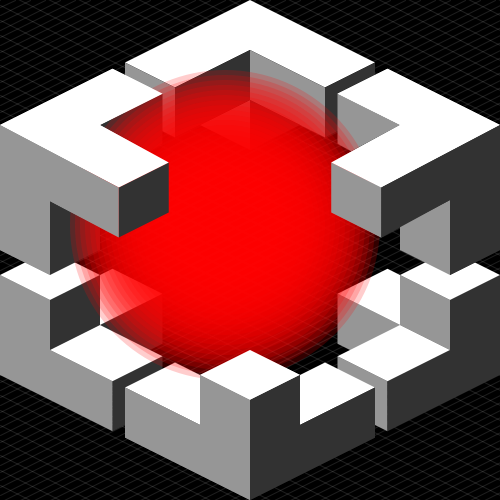
Frame 1 (no input)
Frame 60 (the mouse pressed at the canvas centre just before this capture): identical to frame 1, image omitted
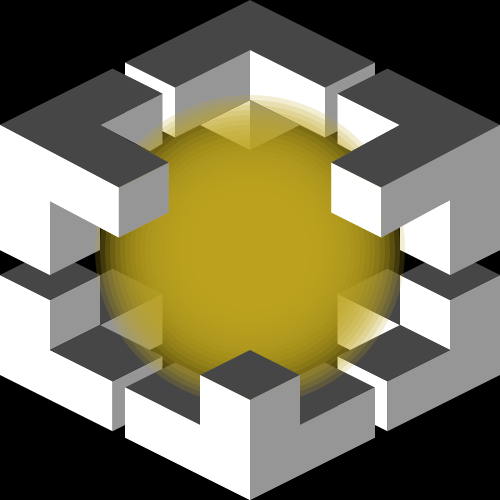
Frame 120 (the mouse held since frame 60 and released just before this capture)

The Processing sketch that drew these frames (run headless with seeded random() and noise(); from frame 60 on, the mouse is pressed at the canvas centre):

// Processing sketch: processing_85932
// ── processing_85932.pde

float x;
float y;

void setup(){
size(500,500);
background(0);
smooth();
noStroke();

}
void draw(){
  background(0);
float larghezza=width;
float altezza=height;
float chiaro=255;
float medio=150;
float scuro=50;
float easing=0.05;
float targetX=mouseX;
  float coloreLinee=255;
  float coloreRosso=255;
  float coloreBlu=0;
float coloreRosso1;
float coloreBlu1;
float coloreVerde1;
float coloreRosso2=255;
float coloreBlu2=0;
float coloreVerde2=0;
float opacitaLinee=30;
x+=(targetX/2-x)*easing;
float targetY=mouseY;
y+=(targetY-y)*easing;

if(mousePressed){
  chiaro=70;
  scuro=150;
  medio=255;
  background(0);
  coloreLinee=0;
  coloreRosso2=random(255);
  coloreBlu2=random(255);
  coloreVerde2=random(255);
}







//BLOCCO BASSO SX
//scuro
if(keyPressed && (key==CODED)){
  if(keyCode==LEFT||keyCode==RIGHT){
  coloreRosso1=random(255);
  coloreBlu1=random(255);
  coloreVerde1=random(255);
  coloreRosso2=255;
  coloreBlu2=255;
  coloreVerde2=255;
 fill(coloreRosso1,coloreBlu1,coloreVerde1);
  opacitaLinee=30;
background(0);

}
}else {
fill(scuro);
}
for (int i=0;i<width*7;i+=15){
  stroke(coloreLinee,opacitaLinee);
  line(0,0+i/2,0+i,0);
    line(0,height-i,0+i*2,height);

}
noStroke();
beginShape();
vertex((larghezza/20)*2,(altezza/20)*12);
vertex((larghezza/20)*2,(altezza/20)*14);
vertex((larghezza/20)*4,(altezza/20)*13);
vertex((larghezza/20)*4,(altezza/20)*11);
endShape(CLOSE);
beginShape();
vertex((larghezza/20)*4.5,(altezza/20)*15.25);
vertex((larghezza/20)*4.5,(altezza/20)*17.25);
vertex((larghezza/20)*6.5,(altezza/20)*16.25);
vertex((larghezza/20)*6.5,(altezza/20)*14.25);
endShape(CLOSE);

beginShape();
vertex((larghezza/20)*4,(altezza/20)*13);
vertex((larghezza/20)*6.5,(altezza/20)*11.75);
vertex((larghezza/20)*6.5,(altezza/20)*13.75);
vertex((larghezza/20)*4,(altezza/20)*15);
endShape(CLOSE);


//medio
if(keyPressed && (key==CODED)){
  if(keyCode==LEFT||keyCode==RIGHT){
  coloreRosso1=random(255);
  coloreBlu1=random(255);
  coloreVerde1=random(255);
 fill(coloreRosso1,coloreBlu1,coloreVerde1);
}
}else {
fill(medio);
}
beginShape();
vertex(0,(altezza/20)*15);
vertex(0,(altezza/20)*11);
vertex((larghezza/20)*2,(altezza/20)*12);
vertex((larghezza/20)*2,(altezza/20)*14);
vertex((larghezza/20)*4.5,(altezza/20)*15.25);
vertex((larghezza/20)*4.5,(altezza/20)*17.25);
endShape(CLOSE);


//chiaro
if(keyPressed && (key==CODED)){
  if(keyCode==LEFT||keyCode==RIGHT){
  coloreRosso1=random(255);
  coloreBlu1=random(255);
  coloreVerde1=random(255);
 fill(coloreRosso1,coloreBlu1,coloreVerde1);
}
}else {
fill(chiaro);
}beginShape();
vertex(0,(altezza/20)*11);
vertex((larghezza/20)*2,(altezza/20)*10);
vertex((larghezza/20)*4,(altezza/20)*11);
vertex((larghezza/20)*2,(altezza/20)*12);
endShape(CLOSE);

beginShape();
vertex((larghezza/20)*2,(altezza/20)*14);
vertex((larghezza/20)*4,(altezza/20)*13);
vertex((larghezza/20)*6.5,(altezza/20)*14.25);
vertex((larghezza/20)*4.5,(altezza/20)*15.25);
endShape(CLOSE);

beginShape();
vertex((larghezza/20)*4,(altezza/20)*13);
vertex((larghezza/20)*6.5,(altezza/20)*11.75);
vertex((larghezza/20)*4.5,(altezza/20)*10.75);
vertex((larghezza/20)*4,(altezza/20)*11);
endShape(CLOSE);

//BLOCCO BASSO DX
//scuro

if(keyPressed && (key==CODED)){
  if(keyCode==LEFT||keyCode==RIGHT){
  coloreRosso1=random(255);
  coloreBlu1=random(255);
  coloreVerde1=random(255);
 fill(coloreRosso1,coloreBlu1,coloreVerde1);
}
}else {
fill(medio);
}beginShape();
vertex((larghezza/20)*18,(altezza/20)*12);
vertex((larghezza/20)*18,(altezza/20)*14);
vertex((larghezza/20)*16,(altezza/20)*13);
vertex((larghezza/20)*16,(altezza/20)*11);
endShape(CLOSE);
beginShape();
vertex((larghezza/20)*15.5,(altezza/20)*15.25);
vertex((larghezza/20)*15.5,(altezza/20)*17.25);
vertex((larghezza/20)*13.5,(altezza/20)*16.25);
vertex((larghezza/20)*13.5,(altezza/20)*14.25);
endShape(CLOSE);

beginShape();
vertex((larghezza/20)*16,(altezza/20)*13);
vertex((larghezza/20)*13.5,(altezza/20)*11.75);
vertex((larghezza/20)*13.5,(altezza/20)*13.75);
vertex((larghezza/20)*16,(altezza/20)*15);
endShape(CLOSE);


//medio
if(keyPressed && (key==CODED)){
  if(keyCode==LEFT||keyCode==RIGHT){
  coloreRosso1=random(255);
  coloreBlu1=random(255);
  coloreVerde1=random(255);
 fill(coloreRosso1,coloreBlu1,coloreVerde1);
}
}else {
fill(scuro);
}beginShape();
vertex(larghezza,(altezza/20)*15);
vertex(larghezza,(altezza/20)*11);
vertex((larghezza/20)*18,(altezza/20)*12);
vertex((larghezza/20)*18,(altezza/20)*14);
vertex((larghezza/20)*15.5,(altezza/20)*15.25);
vertex((larghezza/20)*15.5,(altezza/20)*17.25);
endShape(CLOSE);


//chiaro
if(keyPressed && (key==CODED)){
  if(keyCode==LEFT||keyCode==RIGHT){
  coloreRosso1=random(255);
  coloreBlu1=random(255);
  coloreVerde1=random(255);
 fill(coloreRosso1,coloreBlu1,coloreVerde1);
}
}else {
fill(chiaro);
}
beginShape();
vertex(larghezza,(altezza/20)*11);
vertex((larghezza/20)*18,(altezza/20)*10);
vertex((larghezza/20)*16,(altezza/20)*11);
vertex((larghezza/20)*18,(altezza/20)*12);
endShape(CLOSE);

beginShape();
vertex((larghezza/20)*18,(altezza/20)*14);
vertex((larghezza/20)*16,(altezza/20)*13);
vertex((larghezza/20)*13.5,(altezza/20)*14.25);
vertex((larghezza/20)*15.5,(altezza/20)*15.25);
endShape(CLOSE);

beginShape();
vertex((larghezza/20)*16,(altezza/20)*13);
vertex((larghezza/20)*13.5,(altezza/20)*11.75);
vertex((larghezza/20)*15.5,(altezza/20)*10.75);
vertex((larghezza/20)*16,(altezza/20)*11);
endShape(CLOSE);



//BLOCCO CENTRO BASSO
//chiaro
if(keyPressed && (key==CODED)){
  if(keyCode==LEFT||keyCode==RIGHT){
  coloreRosso1=random(255);
  coloreBlu1=random(255);
  coloreVerde1=random(255);
 fill(coloreRosso1,coloreBlu1,coloreVerde1);
}
}else {
fill(chiaro);
}
beginShape();
vertex(larghezza/2,(altezza/20)*16);
vertex((larghezza/20)*8,(altezza/20)*15);
vertex((larghezza/20)*10,(altezza/20)*14);
vertex((larghezza/20)*12,(altezza/20)*15);
endShape(CLOSE);
beginShape();
vertex((larghezza/20)*8,(altezza/20)*15);
vertex((larghezza/20)*7,(altezza/20)*14.5);
vertex((larghezza/20)*5,(altezza/20)*15.5);
vertex((larghezza/20)*8,(altezza/20)*17);
endShape(CLOSE);
beginShape();
vertex((larghezza/20)*12,(altezza/20)*15);
vertex((larghezza/20)*13,(altezza/20)*14.5);
vertex((larghezza/20)*15,(altezza/20)*15.5);
vertex((larghezza/20)*12,(altezza/20)*17);
endShape(CLOSE);
//medio
if(keyPressed && (key==CODED)){
  if(keyCode==LEFT||keyCode==RIGHT){
  coloreRosso1=random(255);
  coloreBlu1=random(255);
  coloreVerde1=random(255);
 fill(coloreRosso1,coloreBlu1,coloreVerde1);
}
}else {
fill(medio);
}beginShape();
vertex(larghezza/2,altezza);
vertex(larghezza/2,(altezza/20)*16);
vertex((larghezza/20)*8,(altezza/20)*15);
vertex((larghezza/20)*8,(altezza/20)*17);
vertex((larghezza/20)*5,(altezza/20)*15.5);
vertex((larghezza/20)*5,(altezza/20)*17.5);
endShape(CLOSE);
//scuro
if(keyPressed && (key==CODED)){
  if(keyCode==LEFT||keyCode==RIGHT){
  coloreRosso1=random(255);
  coloreBlu1=random(255);
  coloreVerde1=random(255);
 fill(coloreRosso1,coloreBlu1,coloreVerde1);
}
}else {
fill(scuro);
}
beginShape();
vertex(larghezza/2,altezza);
vertex(larghezza/2,(altezza/20)*16);
vertex((larghezza/20)*12,(altezza/20)*15);
vertex((larghezza/20)*12,(altezza/20)*17);
vertex((larghezza/20)*15,(altezza/20)*15.5);
vertex((larghezza/20)*15,(altezza/20)*17.5);
endShape(CLOSE);



//BLOCCO CENTRO ALTO

//chiaro
if(keyPressed && (key==CODED)){
  if(keyCode==LEFT||keyCode==RIGHT){
  coloreRosso1=random(255);
  coloreBlu1=random(255);
  coloreVerde1=random(255);
 fill(coloreRosso1,coloreBlu1,coloreVerde1);
}
}else {
fill(chiaro);
}
beginShape();
vertex(larghezza/2,0);
vertex((larghezza/20)*5,(altezza/20)*2.5);
vertex((larghezza/20)*7,(altezza/20)*3.5);
vertex((larghezza/20)*10,(altezza/20)*2);
vertex((larghezza/20)*13,(altezza/20)*3.5);
vertex((larghezza/20)*15,(altezza/20)*2.5);
endShape(CLOSE);

//medio
if(keyPressed && (key==CODED)){
  if(keyCode==LEFT||keyCode==RIGHT){
  coloreRosso1=random(255);
  coloreBlu1=random(255);
  coloreVerde1=random(255);
 fill(coloreRosso1,coloreBlu1,coloreVerde1);
}
}else {
fill(medio);
}
beginShape();
vertex((larghezza/20)*10,(altezza/20)*2);
vertex((larghezza/20)*13,(altezza/20)*3.5);
vertex((larghezza/20)*13,(altezza/20)*5.5);
vertex((larghezza/20)*10,(altezza/20)*4);
endShape(CLOSE);
beginShape();
vertex((larghezza/20)*5,(altezza/20)*2.5);
vertex((larghezza/20)*7,(altezza/20)*3.5);
vertex((larghezza/20)*7,(altezza/20)*5.5);
vertex((larghezza/20)*5,(altezza/20)*4.5);
endShape(CLOSE);
beginShape();
vertex((larghezza/20)*8,(altezza/20)*5);
vertex((larghezza/20)*10,(altezza/20)*6);
vertex((larghezza/20)*10,(altezza/20)*4);
endShape();

//scuro
if(keyPressed && (key==CODED)){
  if(keyCode==LEFT||keyCode==RIGHT){
  coloreRosso1=random(255);
  coloreBlu1=random(255);
  coloreVerde1=random(255);
 fill(coloreRosso1,coloreBlu1,coloreVerde1);
}
}else {
fill(scuro);
}
beginShape();
vertex((larghezza/20)*7,(altezza/20)*3.5);
vertex((larghezza/20)*10,(altezza/20)*2);
vertex((larghezza/20)*10,(altezza/20)*4);
vertex((larghezza/20)*7,(altezza/20)*5.5);
endShape(CLOSE);
beginShape();
vertex((larghezza/20)*13,(altezza/20)*3.5);
vertex((larghezza/20)*15,(altezza/20)*2.5);
vertex((larghezza/20)*15,(altezza/20)*4.5);
vertex((larghezza/20)*13,(altezza/20)*5.5);
endShape(CLOSE);
beginShape();
vertex((larghezza/20)*10,(altezza/20)*4);
vertex((larghezza/20)*10,(altezza/20)*6);
vertex((larghezza/20)*12,(altezza/20)*5);
endShape();


// BLOCCO ALTO SX

//chiaro
if(keyPressed && (key==CODED)){
  if(keyCode==LEFT||keyCode==RIGHT){
  coloreRosso1=random(255);
  coloreBlu1=random(255);
  coloreVerde1=random(255);
 fill(coloreRosso1,coloreBlu1,coloreVerde1);
}
}else {
fill(chiaro);
}
beginShape();
vertex(0,(altezza/20)*5);
vertex((larghezza/20)*4.5,(altezza/20)*2.75);
vertex((larghezza/20)*6.5,(altezza/20)*3.75);
vertex((larghezza/20)*4,(altezza/20)*5);
vertex((larghezza/20)*6.75,(altezza/20)*6.5);
vertex((larghezza/20)*4.75,(altezza/20)*7.5);
endShape(CLOSE);

//medio
if(keyPressed && (key==CODED)){
  if(keyCode==LEFT||keyCode==RIGHT){
  coloreRosso1=random(255);
  coloreBlu1=random(255);
  coloreVerde1=random(255);
 fill(coloreRosso1,coloreBlu1,coloreVerde1);
}
}else {
fill(medio);
}beginShape();
vertex(0,(altezza/20)*5);
vertex(0,(altezza/20)*10);
vertex((larghezza/20)*2,(altezza/20)*11);
vertex((larghezza/20)*2,(altezza/20)*8.05);
vertex((larghezza/20)*4.75,(altezza/20)*9.5);
vertex((larghezza/20)*4.75,(altezza/20)*7.5);
endShape(CLOSE);

// scuro 
if(keyPressed && (key==CODED)){
  if(keyCode==LEFT||keyCode==RIGHT){
  coloreRosso1=random(255);
  coloreBlu1=random(255);
  coloreVerde1=random(255);
 fill(coloreRosso1,coloreBlu1,coloreVerde1);
}
}else {
fill(scuro);
}
beginShape();
vertex((larghezza/20)*6.75,(altezza/20)*6.5);
vertex((larghezza/20)*4.75,(altezza/20)*7.5);
vertex((larghezza/20)*4.75,(altezza/20)*9.5);
vertex((larghezza/20)*6.75,(altezza/20)*8.5);
endShape(CLOSE);
beginShape();
vertex((larghezza/20)*6.5,(altezza/20)*3.75);
vertex((larghezza/20)*4,(altezza/20)*5);
vertex((larghezza/20)*6,(altezza/20)*6.05);
vertex((larghezza/20)*6.5,(altezza/20)*5.75);
endShape(CLOSE);
beginShape();
vertex((larghezza/20)*2,(altezza/20)*11);
vertex((larghezza/20)*2,(altezza/20)*8.05);
vertex((larghezza/20)*4,(altezza/20)*9.1);
vertex((larghezza/20)*4,(altezza/20)*10);
endShape(CLOSE);






// BLOCCO ALTO DX

//chiaro
if(keyPressed && (key==CODED)){
  if(keyCode==LEFT||keyCode==RIGHT){
  coloreRosso1=random(255);
  coloreBlu1=random(255);
  coloreVerde1=random(255);
 fill(coloreRosso1,coloreBlu1,coloreVerde1);
}
}else {
fill(chiaro);
}
beginShape();
vertex(larghezza,(altezza/20)*5);
vertex((larghezza/20)*15.5,(altezza/20)*2.75);
vertex((larghezza/20)*13.5,(altezza/20)*3.75);
vertex((larghezza/20)*16,(altezza/20)*5);
vertex((larghezza/20)*13.25,(altezza/20)*6.5);
vertex((larghezza/20)*15.25,(altezza/20)*7.5);
endShape(CLOSE);


// scuro
if(keyPressed && (key==CODED)){
  if(keyCode==LEFT||keyCode==RIGHT){
  coloreRosso1=random(255);
  coloreBlu1=random(255);
  coloreVerde1=random(255);
 fill(coloreRosso1,coloreBlu1,coloreVerde1);
}
}else {
fill(scuro);
}
beginShape();
vertex(larghezza,(altezza/20)*5);
vertex(larghezza,(altezza/20)*10);
vertex((larghezza/20)*18,(altezza/20)*11);
vertex((larghezza/20)*18,(altezza/20)*8);
vertex((larghezza/20)*15.25,(altezza/20)*9.5);
vertex((larghezza/20)*15.25,(altezza/20)*7.5);
endShape(CLOSE);

// medio 
if(keyPressed && (key==CODED)){
  if(keyCode==LEFT||keyCode==RIGHT){
  coloreRosso1=random(255);
  coloreBlu1=random(255);
  coloreVerde1=random(255);
 fill(coloreRosso1,coloreBlu1,coloreVerde1);
}
}else {
fill(medio);
}
beginShape();
vertex((larghezza/20)*13.25,(altezza/20)*6.5);
vertex((larghezza/20)*15.25,(altezza/20)*7.5);
vertex((larghezza/20)*15.25,(altezza/20)*9.5);
vertex((larghezza/20)*13.25,(altezza/20)*8.5);
endShape(CLOSE);
beginShape();
vertex((larghezza/20)*13.5,(altezza/20)*3.75);
vertex((larghezza/20)*16,(altezza/20)*5);
vertex((larghezza/20)*14.05,(altezza/20)*6.05);
vertex((larghezza/20)*13.5,(altezza/20)*5.75);
endShape(CLOSE);
beginShape();
vertex((larghezza/20)*18,(altezza/20)*11);
vertex((larghezza/20)*18,(altezza/20)*8);
vertex((larghezza/20)*16,(altezza/20)*9.05);
vertex((larghezza/20)*16,(altezza/20)*10);
endShape(CLOSE);
//BLOCCO CUORE

noStroke();
for(int i=0;i<width/2+width/8;i+=10){
 float centroX=width/2;
 float centroY=height/2;
  if(targetX>width/2){
    centroX=map(mouseX,0,width,width/2-width/20,width/2+width/20);
  }
  if(targetX<width/2){
     centroX=map(mouseX,0,width,width/2-width/20,width/2+width/20);
  }
  if(targetY>height/2){
    centroY=map(mouseY,0,height,height/2-height/20,height/2+height/20);
  }
  if(targetY<height/2){
    centroY=map(mouseY,0,height,height/2-height/20,height/2+height/20);
  }
  ellipseMode(CENTER);
  fill(coloreRosso2,coloreVerde2,coloreBlu2,50);
  ellipse(centroX,centroY,0+i,0+i);
}

if(keyPressed && (key==CODED)){
  if(keyCode==LEFT||keyCode==RIGHT){
  coloreRosso1=random(255);
  coloreBlu1=random(255);
  coloreVerde1=random(255);
 fill(coloreRosso1,coloreBlu1,coloreVerde1);
}
}else {
fill(medio);
}
beginShape();
vertex((larghezza/20)*13.25,(altezza/20)*6.5);
vertex((larghezza/20)*15.25,(altezza/20)*7.5);
vertex((larghezza/20)*15.25,(altezza/20)*9.5);
vertex((larghezza/20)*13.25,(altezza/20)*8.5);
endShape(CLOSE);
if(keyPressed && (key==CODED)){
  if(keyCode==LEFT||keyCode==RIGHT){
  coloreRosso1=random(255);
  coloreBlu1=random(255);
  coloreVerde1=random(255);
 fill(coloreRosso1,coloreBlu1,coloreVerde1);
}
}else {
fill(scuro);
}
beginShape();
vertex((larghezza/20)*6.75,(altezza/20)*6.5);
vertex((larghezza/20)*4.75,(altezza/20)*7.5);
vertex((larghezza/20)*4.75,(altezza/20)*9.5);
vertex((larghezza/20)*6.75,(altezza/20)*8.5);
endShape(CLOSE);
if(keyPressed && (key==CODED)){
  if(keyCode==LEFT||keyCode==RIGHT){
  coloreRosso1=random(255);
  coloreBlu1=random(255);
  coloreVerde1=random(255);
 fill(coloreRosso1,coloreBlu1,coloreVerde1);
}
}else {
fill(chiaro);
}
beginShape();
vertex(larghezza/2,(altezza/20)*16);
vertex((larghezza/20)*8,(altezza/20)*15);
vertex((larghezza/20)*10,(altezza/20)*14);
vertex((larghezza/20)*12,(altezza/20)*15);
endShape(CLOSE);
// BLOCCO ALTO DX

//chiaro
if(keyPressed && (key==CODED)){
  if(keyCode==LEFT||keyCode==RIGHT){
  coloreRosso1=random(255);
  coloreBlu1=random(255);
  coloreVerde1=random(255);
 fill(coloreRosso1,coloreBlu1,coloreVerde1);
}
}else {
fill(chiaro);
}
beginShape();
vertex(larghezza,(altezza/20)*5);
vertex((larghezza/20)*15.5,(altezza/20)*2.75);
vertex((larghezza/20)*13.5,(altezza/20)*3.75);
vertex((larghezza/20)*16,(altezza/20)*5);
vertex((larghezza/20)*13.25,(altezza/20)*6.5);
vertex((larghezza/20)*15.25,(altezza/20)*7.5);
endShape(CLOSE);


// scuro
if(keyPressed && (key==CODED)){
  if(keyCode==LEFT||keyCode==RIGHT){
  coloreRosso1=random(255);
  coloreBlu1=random(255);
  coloreVerde1=random(255);
 fill(coloreRosso1,coloreBlu1,coloreVerde1);
}
}else {
fill(scuro);
}
beginShape();
vertex(larghezza,(altezza/20)*5);
vertex(larghezza,(altezza/20)*10);
vertex((larghezza/20)*18,(altezza/20)*11);
vertex((larghezza/20)*18,(altezza/20)*8);
vertex((larghezza/20)*15.25,(altezza/20)*9.5);
vertex((larghezza/20)*15.25,(altezza/20)*7.5);
endShape(CLOSE);
// BLOCCO ALTO SX

//chiaro
if(keyPressed && (key==CODED)){
  if(keyCode==LEFT||keyCode==RIGHT){
  coloreRosso1=random(255);
  coloreBlu1=random(255);
  coloreVerde1=random(255);
 fill(coloreRosso1,coloreBlu1,coloreVerde1);
}
}else {
fill(chiaro);
}
beginShape();
vertex(0,(altezza/20)*5);
vertex((larghezza/20)*4.5,(altezza/20)*2.75);
vertex((larghezza/20)*6.5,(altezza/20)*3.75);
vertex((larghezza/20)*4,(altezza/20)*5);
vertex((larghezza/20)*6.75,(altezza/20)*6.5);
vertex((larghezza/20)*4.75,(altezza/20)*7.5);
endShape(CLOSE);

//medio
if(keyPressed && (key==CODED)){
  if(keyCode==LEFT||keyCode==RIGHT){
  coloreRosso1=random(255);
  coloreBlu1=random(255);
  coloreVerde1=random(255);
 fill(coloreRosso1,coloreBlu1,coloreVerde1);
}
}else {
fill(medio);
}
beginShape();
vertex(0,(altezza/20)*5);
vertex(0,(altezza/20)*10);
vertex((larghezza/20)*2,(altezza/20)*11);
vertex((larghezza/20)*2,(altezza/20)*8.05);
vertex((larghezza/20)*4.75,(altezza/20)*9.5);
vertex((larghezza/20)*4.75,(altezza/20)*7.5);
endShape(CLOSE);

//CENTRO BASSO medio
if(keyPressed && (key==CODED)){
  if(keyCode==LEFT||keyCode==RIGHT){
  coloreRosso1=random(255);
  coloreBlu1=random(255);
  coloreVerde1=random(255);
 fill(coloreRosso1,coloreBlu1,coloreVerde1);
}
}else {
fill(medio);
}beginShape();
vertex(larghezza/2,altezza);
vertex(larghezza/2,(altezza/20)*16);
vertex((larghezza/20)*8,(altezza/20)*15);
vertex((larghezza/20)*8,(altezza/20)*17);
vertex((larghezza/20)*5,(altezza/20)*15.5);
vertex((larghezza/20)*5,(altezza/20)*17.5);
endShape(CLOSE);
//scuro
if(keyPressed && (key==CODED)){
  if(keyCode==LEFT||keyCode==RIGHT){
  coloreRosso1=random(255);
  coloreBlu1=random(255);
  coloreVerde1=random(255);
 fill(coloreRosso1,coloreBlu1,coloreVerde1);
}
}else {
fill(scuro);
}beginShape();
vertex(larghezza/2,altezza);
vertex(larghezza/2,(altezza/20)*16);
vertex((larghezza/20)*12,(altezza/20)*15);
vertex((larghezza/20)*12,(altezza/20)*17);
vertex((larghezza/20)*15,(altezza/20)*15.5);
vertex((larghezza/20)*15,(altezza/20)*17.5);
endShape(CLOSE);


}
